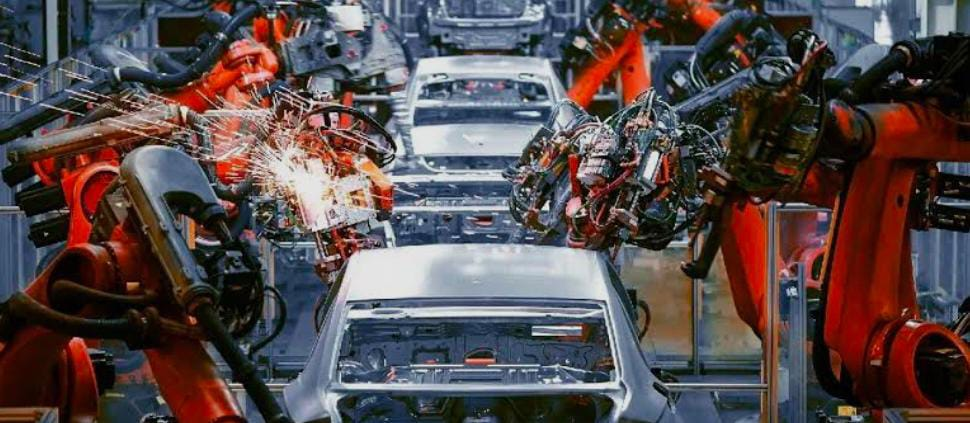
#> input picture Industrialdefect.jpg, 970 x 423 px
$ python Industrialdefectdetection.py
#> lines starting #> are read from the running program, lines starting #| are printed output that depends on the picture; after the words box and inside, x2 and y2 are one past the last pixel; in counts of white or black regions, pixels touching at a corner belong together
import cv2
import numpy as np
import matplotlib.pyplot as plt

# Load the image
image = cv2.imread('Industrialdefect.jpg')
#> image is the input picture: shape (423, 970, 3); mean B, G, R 75.6, 74.1, 86.1
gray = cv2.cvtColor(image, cv2.COLOR_BGR2GRAY)
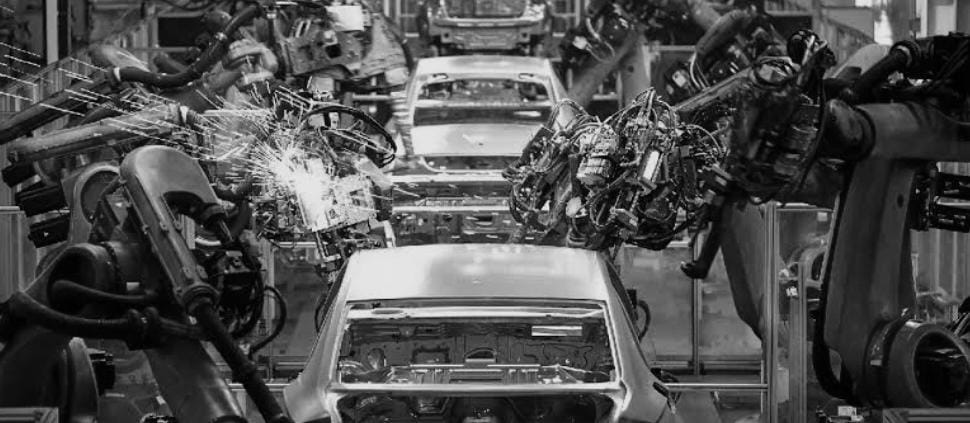
#> gray: shape (423, 970); min 0, max 242, mean 77.9

# Apply Gaussian Blur to reduce noise
blurred = cv2.GaussianBlur(gray, (5, 5), 0)

# Detect edges using Canny
edges = cv2.Canny(blurred, threshold1=50, threshold2=150)
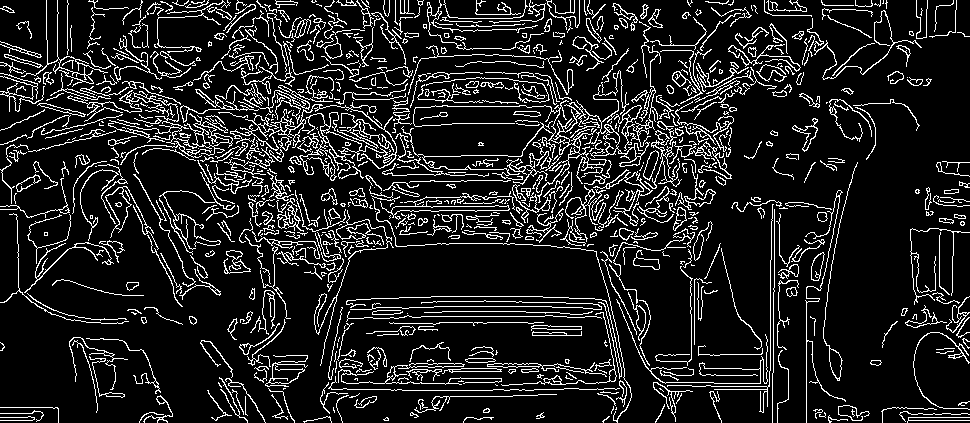
#> edges: shape (423, 970); 12.8% white in thin lines or dots

# Find contours and mark defects
contours, _ = cv2.findContours(edges, cv2.RETR_EXTERNAL, cv2.CHAIN_APPROX_SIMPLE)
#> contours = 824 contours, 610 with area under 20; largest, box (x1, y1, x2, y2) and area: (230, 102, 397, 179) 1321, (67, 90, 233, 156) 772, (401, 70, 650, 184) 674, (105, 186, 159, 250) 546, (380, 191, 515, 218) 546
for cnt in contours:
    area = cv2.contourArea(cnt)
    if area > 100:  # adjust threshold based on image
        x, y, w, h = cv2.boundingRect(cnt)
        cv2.rectangle(image, (x, y), (x + w, y + h), (0, 0, 255), 2)
#> this loop made 824 passes
#> (area, x, y, w, h) on passes 63, 67, 69, 75, 105, 120, 138, 160, 164, 165, 181, 220: (142, 442, 368, 60, 6), (254.5, 338, 363, 164, 22), (161, 487, 362, 120, 15), (103.5, 465, 358, 31, 5), (150, 531, 325, 51, 6), (177, 501, 312, 116, 74), (184, 628, 292, 18, 49), (230.5, 811, 252, 14, 29), (204, 633, 250, 27, 20), (122, 223, 250, 28, 24), (104.5, 24, 242, 90, 51), (107, 619, 228, 15, 13)
#> area on passes 16, 30, 31, 38, 44, 50: 20, 75, 20.5, 21, 34, 25.5
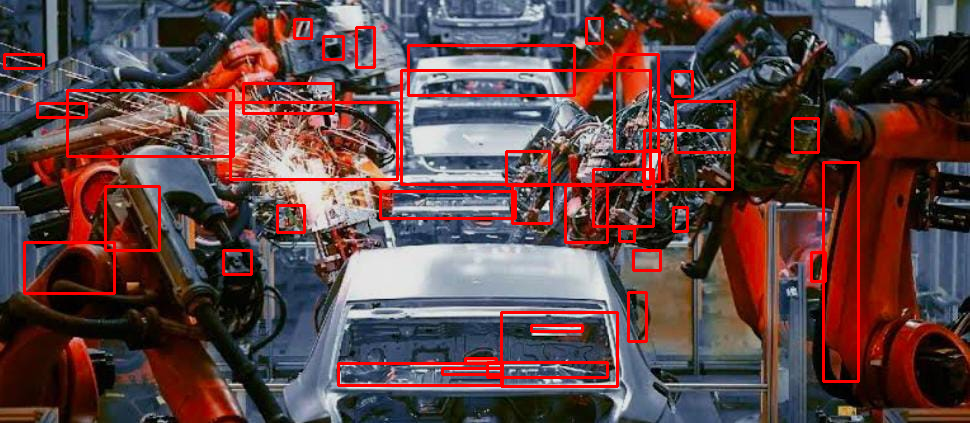
#> image: shape (423, 970, 3); 5.66% of pixels changed, all inside (x1, y1, x2, y2) = (3, 17, 860, 388)

# Display result
plt.imshow(cv2.cvtColor(image, cv2.COLOR_BGR2RGB))
plt.title("Detected Defects")
plt.axis("off")
plt.show()

$ run again, with parkingslots.jpg copied over Industrialdefect.jpg
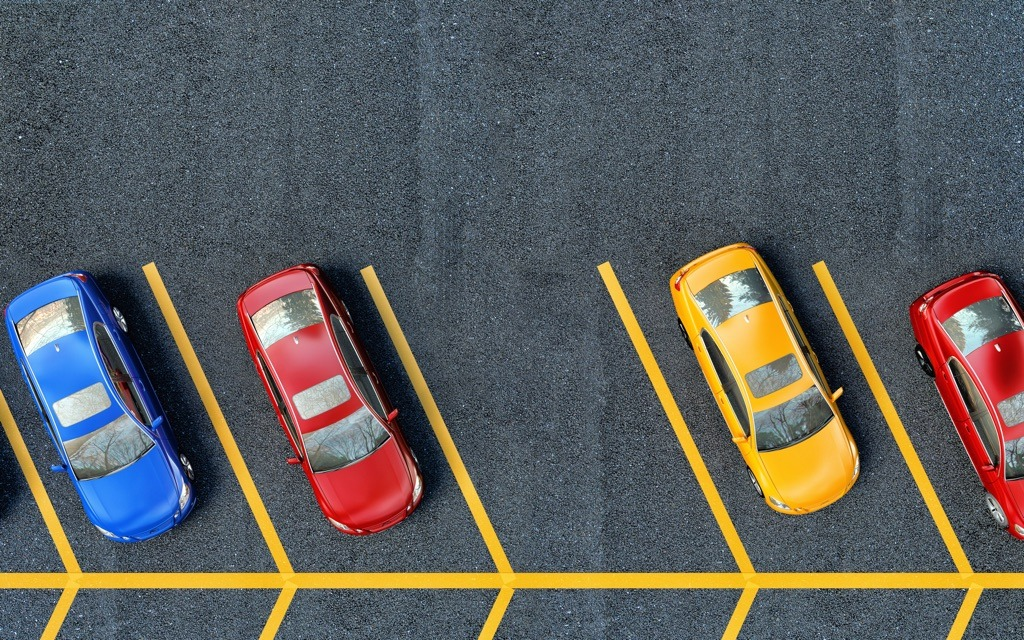
#> input picture parkingslots.jpg, 1024 x 640 px
#> image is the input picture: shape (640, 1024, 3); mean B, G, R 92, 94.1, 94.5
#> `edges = cv2.Canny(blurred, threshold1=50, threshold2=150)`:
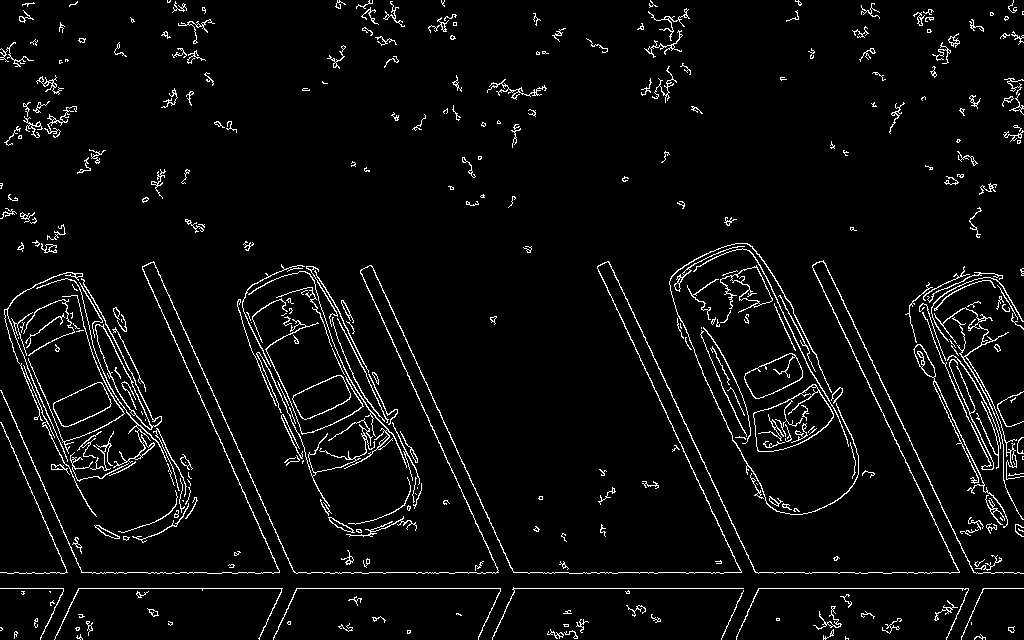
#> edges: shape (640, 1024); 4.4% white in thin lines or dots
#> contours = 357 contours, 246 with area under 20; largest, box (x1, y1, x2, y2) and area: (753, 384, 834, 452) 3293, (744, 353, 803, 399) 1580, (81, 278, 162, 430) 1556, (53, 382, 112, 427) 1508, (292, 375, 351, 420) 1506
#> the loop `for cnt in contours:` made 357 passes
#> (area, x, y, w, h) on passes 69, 126, 127, 129, 135, 136, 141, 177: (112, 328, 517, 27, 16), (3293, 753, 384, 81, 68), (1507.5, 53, 382, 59, 45), (1506, 292, 375, 59, 45), (1580, 744, 353, 59, 46), (132, 256, 352, 119, 155), (446, 913, 344, 95, 184), (261, 934, 307, 90, 213)
#> after the loop `for cnt in contours:`:
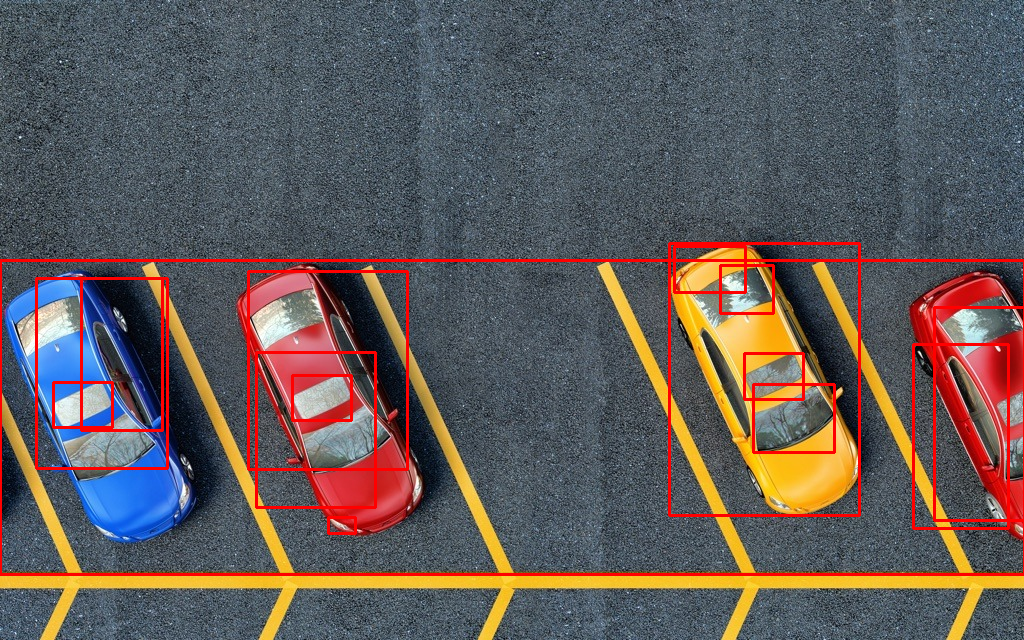
#> image: shape (640, 1024, 3); 3.62% of pixels changed, all inside (x1, y1, x2, y2) = (0, 242, 1024, 576)
